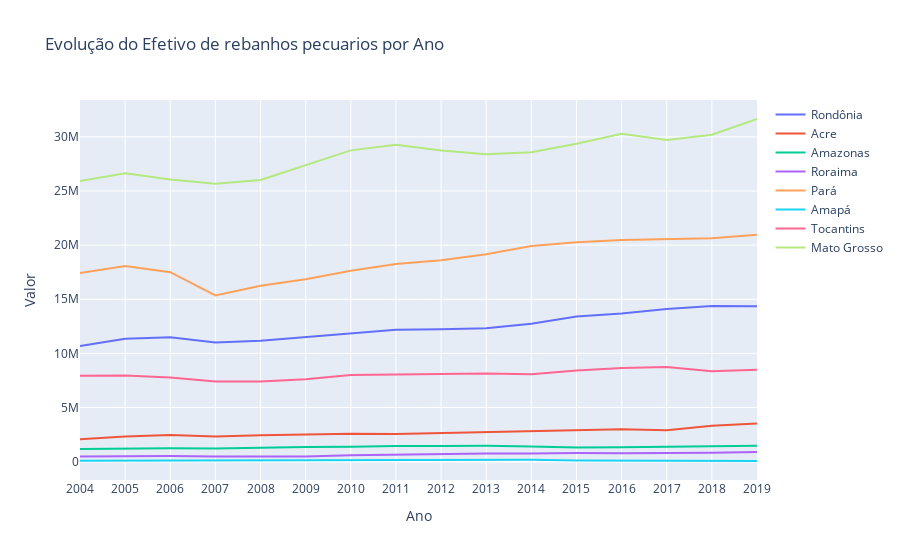

Notebook code cell kept with this figure:
### Code cell
df_pecuaria = df_pecuaria.drop(index=8)
fig = go.Figure()
for i in range(len(df_pecuaria)):
    estado = df_pecuaria.iloc[i, 0]
    valores = df_pecuaria.iloc[i, 1:]
    fig.add_trace(go.Scatter(x=valores.index, y=valores.values, mode='lines', name=estado))

fig.update_layout(title='Evolução do Efetivo de rebanhos pecuarios por Ano',
                  xaxis_title='Ano',
                  yaxis_title='Valor')

fig.show()
